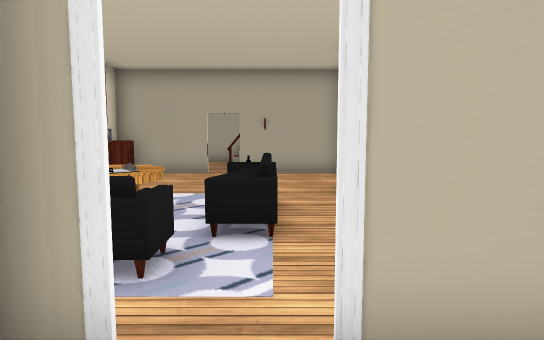
view 1 (above)

13 first-person views from a walk through a scene from a Unity 3-D project. The camera is 1.5 m above the floor, tilts 6° down and sees 70° across. Doors are open. The floor is counted in squares, 1 m on a side. Each view is taken from the middle of a square. On the plan, view 1 faces up. The plan holds only what a view shows up to about 17 squares ahead; the rest is blank. The place goes on beyond the plan. Some surface patterns are stand-ins.

view 2
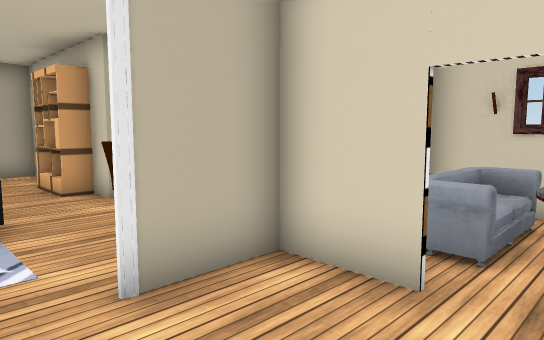

view 3
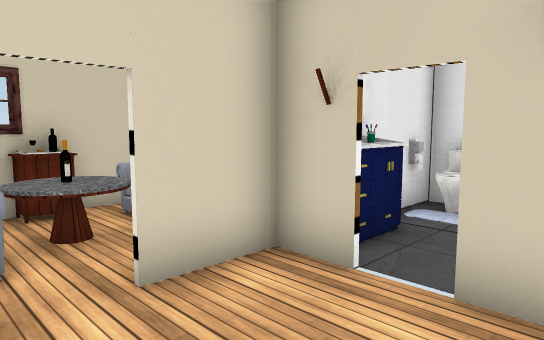

view 4
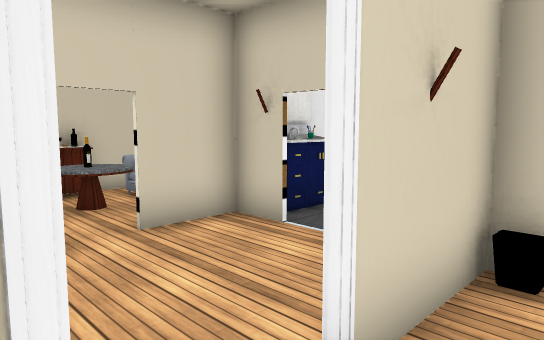

view 5
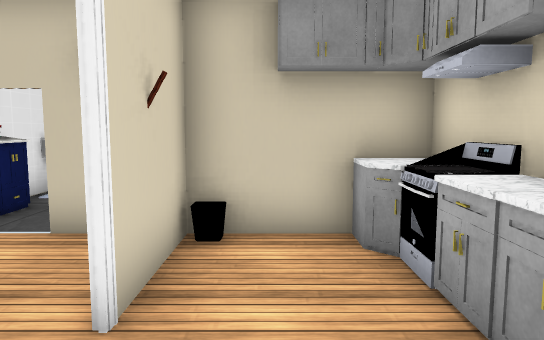

view 6
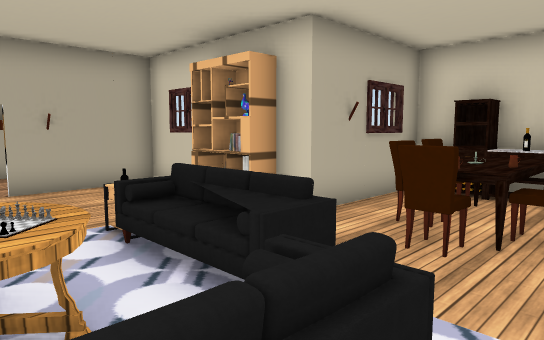

view 7
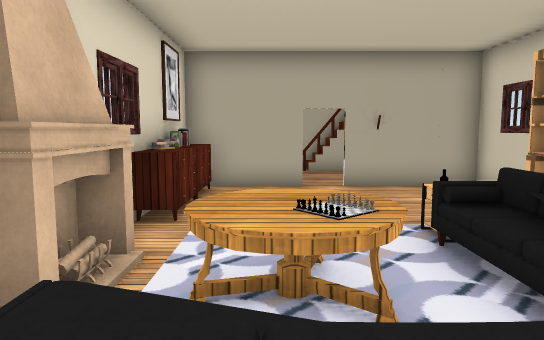

view 8
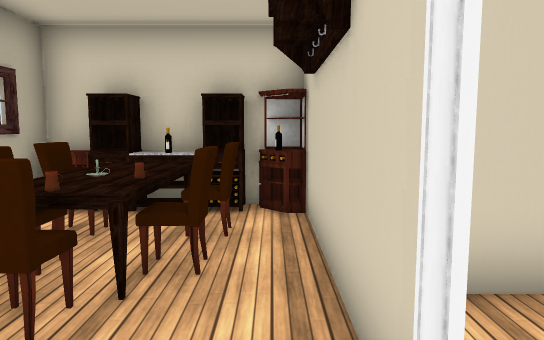

view 9
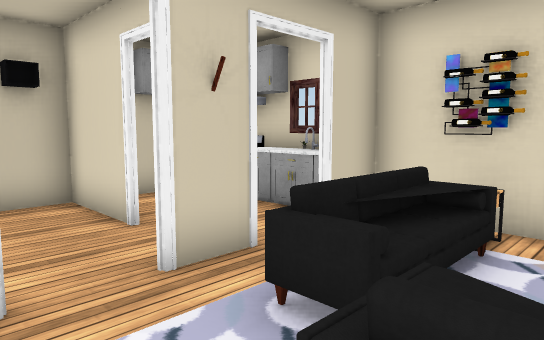

view 10
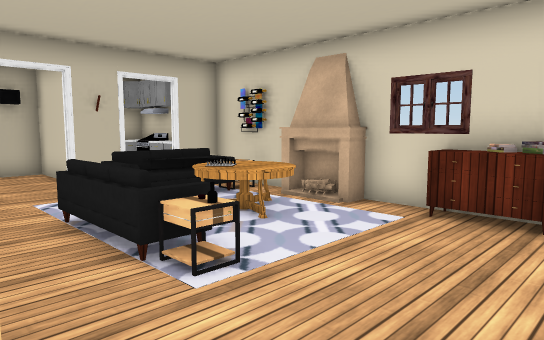

view 11
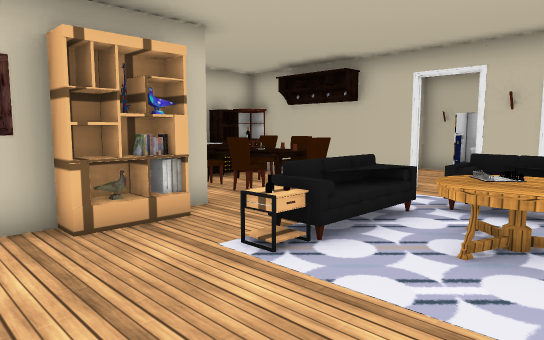

view 12
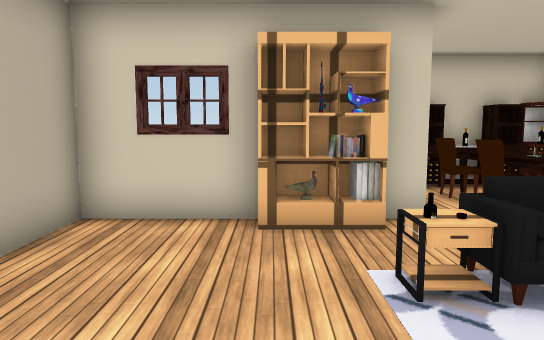

view 13
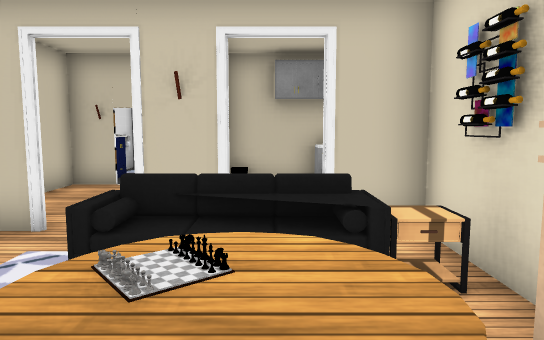

### Floor plan
Points are (right, up) in squares from view 1. A wall is a line through its corners. A room is listed if a view was taken in it or the views show most of it. See-through windows are left out.
Room 1 (views 1, 2, 3)
walls: (-1.7, 0.4) (-1.7, -2.5); (2.4, 0.5) (2.4, 2.3) (0.4, 2.3); (-0.9, 2.3) (-1.8, 2.3); (1.1, -2.5) (2.4, -2.5) (2.4, -0.6); (-2, -2.5) (0.2, -2.5)
ways out: opening at (-2, 1) to room 2; opening at (0, 2) to room 3; opening at (2.5, 1); open door at (0.7, -2.7); open door at (2.5, 0)
Room 2 (view 4)
walls: (-4.5, 0.6) (-4.5, -0.5); (-5.3, 0.6) (-5.3, -2.5) (-2, -2.5); (-4.5, -1.4) (-4.2, -1.7) (-4.2, -2.5); (-1.8, -2.5) (-1.8, 0.4)
ways out: opening at (-2, 1) to room 1; opening at (-3, 2) to room 3
objects: stove (-5, -1)
Room 3 (views 5, 6, 7, 8, 9, 10, 11, 12, 13)
walls: (2.4, 10.1) (2.4, 13.2) (-1.1, 13.2); (0.4, 2.4) (6.1, 2.4); (-2.4, 2.4) (-0.9, 2.4); (-5.3, 5.5) (-5.3, 2.4) (-3.8, 2.4); (5.7, 7.2) (5.7, 7.8); (-5.3, 9.6) (-5.3, 7.5); (-2.1, 13.2) (-5.3, 13.2); (6.7, 6.5) (6.7, 7.4) (2.4, 7.4) (2.4, 8.4); (6.7, 3.1) (6.7, 6.1)
ways out: opening at (0, 2) to room 1; opening at (-3, 2) to room 2; open door at (-1.5, 13)
objects: fireplace (-5, 6) to (-5, 7); dresser (-5, 10); books (-5, 11); dresser (-5, 12); table (-4, 4) to (-4, 5); table (-4, 6) to (-2, 7); sofa (-3, 4) to (-1, 5); rug (-2, 6); sofa (-1, 5) to (0, 7); table (-1, 8) to (0, 9); other object (2, 4); chair (2, 5); shelf (2, 8); books (2, 9); shelf (2, 10); chair (3, 3); table (3, 4) to (5, 5); other object (3, 5); chair (3, 6); chair (4, 4) to (5, 4); chair (4, 6) to (5, 6); cabinet (6, 3); other object (6, 4); cabinet (6, 5); other object (6, 6)

Where each view was taken, in squares from view 1:
view 1: 0 up, 0 right, facing up
view 2: 1 down, 1 left, facing up-right
view 3: 1 up, 1 left, facing down-right
view 4: 2 up, 3 left, facing down-right
view 5: 3 up, 3 left, facing down
view 6: 3 up, 3 left, facing up-right
view 7: 3 up, 3 left, facing up
view 8: 3 up, 1 left, facing right
view 9: 6 up, 1 right, facing down-left
view 10: 12 up, 2 right, facing down-left
view 11: 12 up, 4 left, facing down-right
view 12: 10 up, 4 left, facing right
view 13: 8 up, 3 left, facing down
